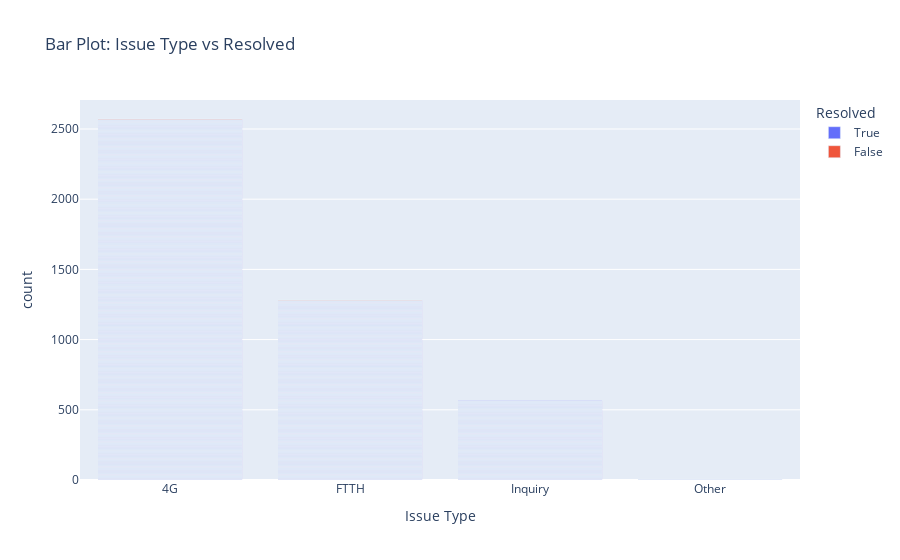

Here is the notebook cell this chart was saved with:
### Code cell
# 2. Bar plot for categorical columns
bar_fig = px.bar(Telecom_2023, x='Issue Type', color='Resolved', title='Bar Plot: Issue Type vs Resolved')
bar_fig.show()

### Figure 1 — Plotly figure (JSON) as saved in the notebook; plotly's stock layout.template omitted (floating-point values rounded to 4 significant figures; data arrays with more than 128 entries replaced by an {"elided": "..."} marker saying what was removed)
{"data": [{"alignmentgroup": "True", "hovertemplate": "Resolved=True<br>Issue Type=%{x}<br>count=%{y}<extra></extra>", "legendgroup": "True", "marker": {"color": "#636efa", "pattern": {"shape": ""}}, "name": "True", "offsetgroup": "True", "orientation": "v", "showlegend": true, "textposition": "auto", "type": "bar", "x": {"elided": "4417 str values"}, "xaxis": "x", "y": {"elided": "4417 int values"}, "yaxis": "y"}, {"alignmentgroup": "True", "hovertemplate": "Resolved=False<br>Issue Type=%{x}<br>count=%{y}<extra></extra>", "legendgroup": "False", "marker": {"color": "#EF553B", "pattern": {"shape": ""}}, "name": "False", "offsetgroup": "False", "orientation": "v", "showlegend": true, "textposition": "auto", "type": "bar", "x": ["FTTH", "4G"], "xaxis": "x", "y": [1, 1], "yaxis": "y"}], "layout": {"barmode": "relative", "legend": {"title": {"text": "Resolved"}, "tracegroupgap": 0}, "title": {"text": "Bar Plot: Issue Type vs Resolved"}, "xaxis": {"anchor": "y", "domain": [0, 1], "title": {"text": "Issue Type"}}, "yaxis": {"anchor": "x", "domain": [0, 1], "title": {"text": "count"}}}}
